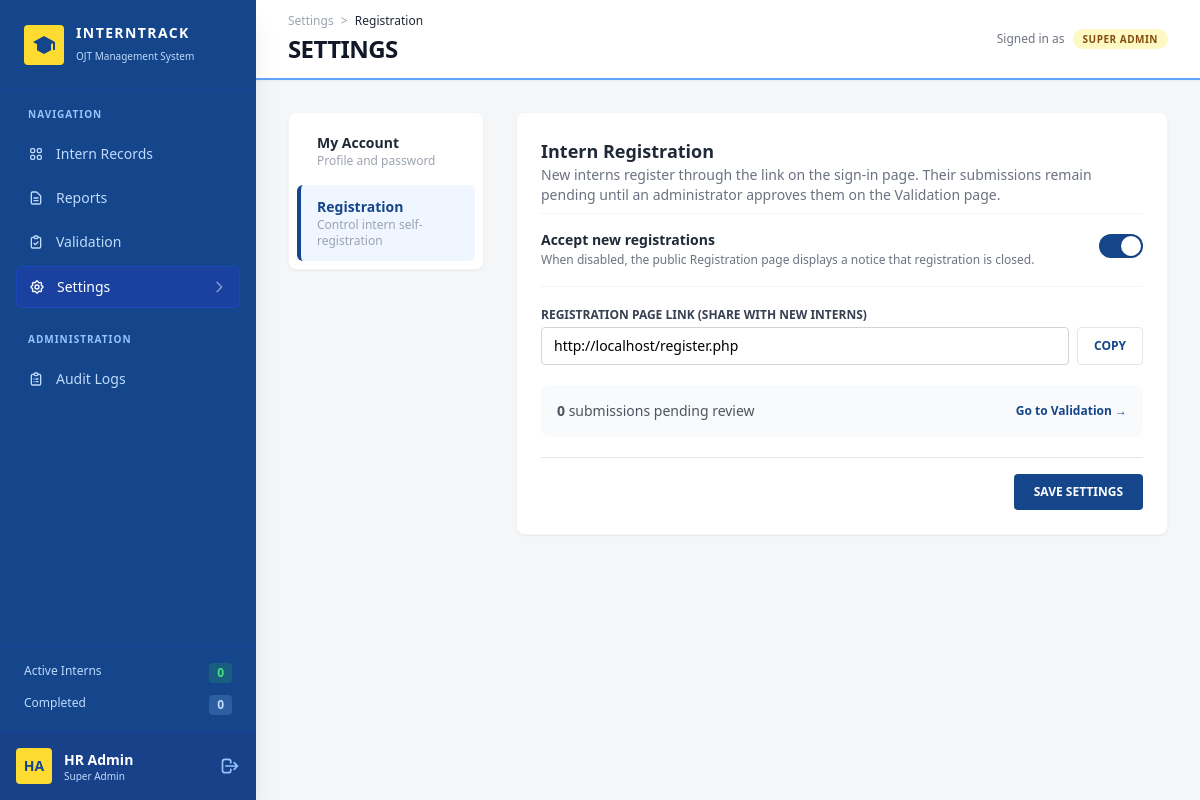
Page /settings.php?tab=registration (signed in) on the committed database.
### tables this page shows
CREATE TABLE `users` (
  `id` int(11) NOT NULL,
  `username` varchar(50) NOT NULL,
  `password_hash` varchar(255) NOT NULL,
  `created_at` timestamp NOT NULL DEFAULT current_timestamp(),
  `display_name` varchar(100) DEFAULT NULL,
  `role` varchar(20) NOT NULL DEFAULT 'admin',
  `is_active` tinyint(1) NOT NULL DEFAULT 1,
  `last_login_at` datetime DEFAULT NULL
);

### functions.php (the view, shortened to what this page needs)
<?php
function e($v): string { return htmlspecialchars((string)$v, ENT_QUOTES, 'UTF-8'); }
function role_label(?string $role): string { return ROLE_LABELS[$role] ?? 'Unassigned'; }
function role_badge(?string $role): string {
    return '<span class="' . (ROLE_CLS[$role] ?? 'bg-gray-100 text-gray-600') . ' rounded-full px-2.5 py-0.5 text-[10px] font-bold uppercase tracking-wider">' . e(role_label($role)) . '</span>';
}
function current_user(bool $refresh = false): ?array {
    global $pdo;
    static $user = false;
    if ($user === false || $refresh) {
        $user = null;
        if (!empty($_SESSION['user_id'])) {
            $st = $pdo->prepare("SELECT id, username, display_name, `role`, is_active, last_login_at FROM users WHERE id = ?");
            $st->execute([(int)$_SESSION['user_id']]);
            $user = $st->fetch() ?: null;
        }
    }
    return $user;
}
function require_login(): void {
    $u = !empty($_SESSION['loggedin']) ? current_user() : null;
}
function can(string $permission): bool {
    $u = current_user();
    return $u !== null && in_array($u['role'], PERMISSIONS[$permission] ?? [], true);
}
function pending_count(PDO $pdo): int {
    return (int)$pdo->query("SELECT COUNT(*) FROM interns WHERE validation_status='Pending'")->fetchColumn();
}
    ?>
    <?php
function nav_link(string $href, string $label, string $paths, bool $on, int $badge = 0): string {
    $cls = $on ? 'bg-blue-800/60 text-white border border-blue-700/50' : 'text-blue-200 hover:bg-blue-800/40';
    $svg = '<svg class="w-4 h-4" fill="none" stroke="currentColor" viewBox="0 0 24 24">';
    foreach (explode('|', $paths) as $d) {
        $svg .= '<path stroke-linecap="round" stroke-linejoin="round" stroke-width="2" d="' . $d . '"></path>';
    }
    $svg .= '</svg>';
    if ($badge > 0) {
        $right = '<span class="bg-figmaYellow text-figmaBlue text-[10px] font-black px-2 py-0.5 rounded-full">' . $badge . '</span>';
    } elseif ($on) {
        $right = '<svg class="w-4 h-4 opacity-50" fill="none" stroke="currentColor" viewBox="0 0 24 24"><path stroke-linecap="round" stroke-linejoin="round" stroke-width="2" d="M9 5l7 7-7 7"></path></svg>';
    } else {
        $right = '';
    }
    return '<a href="' . $href . '" class="flex items-center justify-between px-3 py-2.5 rounded-md text-sm font-medium transition-colors ' . $cls . '">'
         . '<div class="flex items-center gap-3">' . $svg . e($label) . '</div>' . $right . '</a>';
}
function page_start(PDO $pdo, string $title, string $active): void {
    $sys = e(APP_NAME);
    $stats = ['Active' => 0, 'Completed' => 0];
    $pending = pending_count($pdo);
    $u = current_user() ?: ['username' => 'user', 'display_name' => null, 'role' => null];
    $name = trim($u['display_name'] ?: $u['username']);
    $parts = preg_split('/[\s._-]+/', $name) ?: [$name];
    $initials = strtoupper(mb_substr($parts[0], 0, 1) . (isset($parts[1]) ? mb_substr($parts[1], 0, 1) : mb_substr($parts[0], 1, 1)));
    $main = [
        ['dashboard',  'dashboard.php',  'Intern Records', 'M4 6a2 2 0 012-2h2a2 2 0 012 2v2a2 2 0 01-2 2H6a2 2 0 01-2-2V6zM14 6a2 2 0 012-2h2a2 2 0 012 2v2a2 2 0 01-2 2h-2a2 2 0 01-2-2V6zM4 16a2 2 0 012-2h2a2 2 0 012 2v2a2 2 0 01-2 2H6a2 2 0 01-2-2v-2zM14 16a2 2 0 012-2h2a2 2 0 012 2v2a2 2 0 01-2 2h-2a2 2 0 01-2-2v-2z', 'records.view'],
        ['reports',    'reports.php',    'Reports',        'M9 12h6m-6 4h6m2 5H7a2 2 0 01-2-2V5a2 2 0 012-2h5.586a1 1 0 01.707.293l5.414 5.414a1 1 0 01.293.707V19a2 2 0 01-2 2z', 'reports.view'],
        ['validation', 'validation.php', 'Validation',     'M9 5H7a2 2 0 00-2 2v12a2 2 0 002 2h10a2 2 0 002-2V7a2 2 0 00-2-2h-2M9 5a2 2 0 002 2h2a2 2 0 002-2M9 5a2 2 0 012-2h2a2 2 0 012 2m-6 9l2 2 4-4', 'validation.view'],
        ['settings',   'settings.php',   'Settings',       'M10.325 4.317c.426-1.756 2.924-1.756 3.35 0a1.724 1.724 0 002.573 1.066c1.543-.94 3.31.826 2.37 2.37a1.724 1.724 0 001.065 2.572c1.756.426 1.756 2.924 0 3.35a1.724 1.724 0 00-1.066 2.573c.94 1.543-.826 3.31-2.37 2.37a1.724 1.724 0 00-2.572 1.065c-.426 1.756-2.924 1.756-3.35 0a1.724 1.724 0 00-2.573-1.066c-1.543.94-3.31-.826-2.37-2.37a1.724 1.724 0 00-1.065-2.572c-1.756-.426-1.756-2.924 0-3.35a1.724 1.724 0 001.066-2.573c-.94-1.543.826-3.31 2.37-2.37.996.608 2.296.07 2.572-1.065z|M15 12a3 3 0 11-6 0 3 3 0 016 0z', 'account.manage_own'],
    ];
    $admin = [
        ['audit', 'audit_logs.php', 'Audit Logs', 'M9 5H7a2 2 0 00-2 2v12a2 2 0 002 2h10a2 2 0 002-2V7a2 2 0 00-2-2h-2M9 5a2 2 0 002 2h2a2 2 0 002-2M9 5a2 2 0 012-2h2a2 2 0 012 2m-3 7h3m-3 4h3m-6-4h.01M9 16h.01', 'audit.view'],
    ];
    $admin = array_values(array_filter($admin, fn($i) => can($i[4])));
    ?>
<!DOCTYPE html>
<html lang="en">
<head>
    <script src="https://cdn.tailwindcss.com"></script>
</head>
<body class="flex h-screen bg-figmaBg font-sans overflow-hidden">
    <aside class="w-64 bg-figmaBlue text-white flex flex-col justify-between shadow-xl z-20 relative shrink-0 print:hidden">
        <div class="overflow-y-auto">
            <div class="p-6 flex items-center gap-3 border-b border-blue-800/50">
                <div class="flex h-10 w-10 items-center justify-center rounded bg-figmaYellow text-figmaBlue shrink-0">
                    <svg xmlns="http://www.w3.org/2000/svg" class="h-6 w-6" fill="currentColor" viewBox="0 0 24 24"><path d="M12 3L1 9l4 2.18v6L12 21l7-3.82v-6l2-1.09V17h2V9L12 3z"/></svg>
                </div>
                <div>
                    <h1 class="text-sm font-bold tracking-widest leading-tight uppercase"><?= $sys ?></h1>
                    <span class="text-[10px] text-blue-200">OJT Management System</span>
                </div>
            </div>
            <div class="p-4">
                <div class="text-[10px] font-bold tracking-widest text-blue-300 mb-3 px-3">NAVIGATION</div>
                <nav class="space-y-1">
                    <?php foreach ($main as [$key, $href, $label, $paths, $perm]): if (!can($perm)) { continue; } ?>
                        <?= nav_link($href, $label, $paths, $key === $active, $key === 'validation' ? $pending : 0) ?>
                    <?php endforeach; ?>
                </nav>
                <?php if ($admin): ?>
                <div class="text-[10px] font-bold tracking-widest text-blue-300 mt-6 mb-3 px-3">ADMINISTRATION</div>
                <nav class="space-y-1">
                    <?php foreach ($admin as [$key, $href, $label, $paths]): ?>
                        <?= nav_link($href, $label, $paths, $key === $active) ?>
                    <?php endforeach; ?>
                </nav>
                <?php endif; ?>
            </div>
        </div>
        <div>
            <div class="px-6 py-4 space-y-3 border-t border-blue-800/50">
                <div class="flex justify-between text-xs text-blue-200">
                    <span>Active Interns</span><span class="bg-green-500/20 text-green-400 px-2 py-0.5 rounded font-bold"><?= $stats['Active'] ?></span>
                </div>
                <div class="flex justify-between text-xs text-blue-200">
                    <span>Completed</span><span class="bg-blue-300/20 text-blue-200 px-2 py-0.5 rounded font-bold"><?= $stats['Completed'] ?></span>
                </div>
            </div>
            <div class="p-4 border-t border-blue-800/50 flex items-center justify-between bg-blue-900/30">
                <div class="flex items-center gap-3 min-w-0">
                    <div class="h-9 w-9 rounded bg-figmaYellow flex items-center justify-center text-figmaBlue font-bold text-sm shrink-0"><?= e($initials) ?></div>
                    <div class="leading-tight min-w-0">
                        <div class="text-sm font-bold text-white truncate"><?= e($name) ?></div>
                        <div class="text-[10px] text-blue-200 truncate"><?= e(role_label($u['role'])) ?></div>
                    </div>
                </div>
                <a href="logout.php" title="Sign out" aria-label="Sign out" class="text-blue-300 hover:text-white transition">
                    <svg class="w-5 h-5" fill="none" stroke="currentColor" viewBox="0 0 24 24"><path stroke-linecap="round" stroke-linejoin="round" stroke-width="2" d="M17 16l4-4m0 0l-4-4m4 4H7m6 4v1a3 3 0 01-3 3H6a3 3 0 01-3-3V7a3 3 0 013-3h4a3 3 0 013 3v1"></path></svg>
                </a>
            </div>
        </div>
    </aside>
    <main class="flex-1 flex flex-col h-screen overflow-hidden">
    <?php
}

### rows in the picture
users: display_name "HA", display_name "HR Admin", role "Super Admin", role "SUPER ADMIN"

### other values in the picture
$sys "INTERNTRACK"
$label "Intern Records"
$label "Reports"
$label "Validation"
$label "Settings"
$label "Audit Logs"
$stats['Active'] "0"
$stats['Completed'] "0"
$tabs[$tab][0] "Registration"
$label "My Account"
$hint "Profile and password"
$label "Registration"
$hint "Control intern self-registration"
$title "Accept new registrations"
$desc "When disabled, the public Registration page displays a notice that registration is closed."
